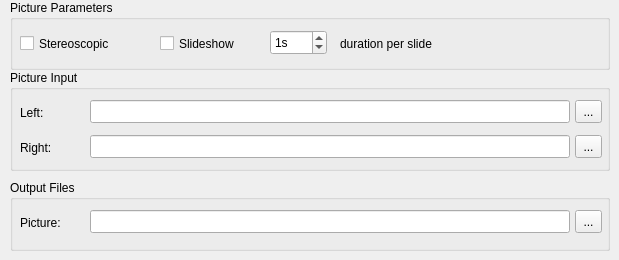
          <widget class="QWidget" name="page_1">
           <widget class="QGroupBox" name="inputPGroupBox">
            <property name="geometry">
             <rect>
              <x>10</x>
              <y>70</y>
              <width>600</width>
              <height>101</height>
             </rect>
            </property>
            <property name="title">
             <string>Picture Input</string>
            </property>
            <widget class="QLabel" name="pictureLeftLabel">
             <property name="geometry">
              <rect>
               <x>10</x>
               <y>30</y>
               <width>70</width>
               <height>25</height>
              </rect>
             </property>
             <property name="sizePolicy">
              <sizepolicy hsizetype="Preferred" vsizetype="Fixed">
               <horstretch>0</horstretch>
               <verstretch>25</verstretch>
              </sizepolicy>
             </property>
             <property name="minimumSize">
              <size>
               <width>0</width>
               <height>25</height>
              </size>
             </property>
             <property name="text">
              <string>Left:</string>
             </property>
            </widget>
            <widget class="QLineEdit" name="pictureLeftEdit">
             <property name="geometry">
              <rect>
               <x>80</x>
               <y>30</y>
               <width>480</width>
               <height>23</height>
              </rect>
             </property>
             <property name="sizePolicy">
              <sizepolicy hsizetype="Expanding" vsizetype="Fixed">
               <horstretch>0</horstretch>
               <verstretch>25</verstretch>
              </sizepolicy>
             </property>
             <property name="readOnly">
              <bool>true</bool>
             </property>
            </widget>
            <widget class="QToolButton" name="pictureLeftButton">
             <property name="geometry">
              <rect>
               <x>565</x>
               <y>30</y>
               <width>27</width>
               <height>23</height>
              </rect>
             </property>
             <property name="sizePolicy">
              <sizepolicy hsizetype="Fixed" vsizetype="Fixed">
               <horstretch>27</horstretch>
               <verstretch>25</verstretch>
              </sizepolicy>
             </property>
             <property name="text">
              <string notr="true">...</string>
             </property>
            </widget>
            <widget class="QLabel" name="pictureRightLabel">
             <property name="geometry">
              <rect>
               <x>10</x>
               <y>65</y>
               <width>70</width>
               <height>25</height>
              </rect>
             </property>
             <property name="sizePolicy">
              <sizepolicy hsizetype="Preferred" vsizetype="Fixed">
               <horstretch>0</horstretch>
               <verstretch>25</verstretch>
              </sizepolicy>
             </property>
             <property name="minimumSize">
              <size>
               <width>0</width>
               <height>25</height>
              </size>
             </property>
             <property name="text">
              <string>Right:</string>
             </property>
            </widget>
            <widget class="QLineEdit" name="pictureRightEdit">
             <property name="geometry">
              <rect>
               <x>80</x>
               <y>65</y>
               <width>480</width>
               <height>23</height>
              </rect>
             </property>
             <property name="sizePolicy">
              <sizepolicy hsizetype="Expanding" vsizetype="Fixed">
               <horstretch>0</horstretch>
               <verstretch>25</verstretch>
              </sizepolicy>
             </property>
             <property name="readOnly">
              <bool>true</bool>
             </property>
            </widget>
            <widget class="QToolButton" name="pictureRightButton">
             <property name="geometry">
              <rect>
               <x>565</x>
               <y>65</y>
               <width>27</width>
               <height>23</height>
              </rect>
             </property>
             <property name="sizePolicy">
              <sizepolicy hsizetype="Fixed" vsizetype="Fixed">
               <horstretch>27</horstretch>
               <verstretch>25</verstretch>
              </sizepolicy>
             </property>
             <property name="text">
              <string notr="true">...</string>
             </property>
            </widget>
           </widget>
           <widget class="QGroupBox" name="mxfOutPGroupBox">
            <property name="geometry">
             <rect>
              <x>10</x>
              <y>180</y>
              <width>600</width>
              <height>71</height>
             </rect>
            </property>
            <property name="title">
             <string>Output Files</string>
            </property>
            <widget class="QLabel" name="pMxfOutLabel">
             <property name="geometry">
              <rect>
               <x>10</x>
               <y>30</y>
               <width>70</width>
               <height>25</height>
              </rect>
             </property>
             <property name="sizePolicy">
              <sizepolicy hsizetype="Preferred" vsizetype="Fixed">
               <horstretch>0</horstretch>
               <verstretch>25</verstretch>
              </sizepolicy>
             </property>
             <property name="minimumSize">
              <size>
               <width>0</width>
               <height>25</height>
              </size>
             </property>
             <property name="text">
              <string>Picture:</string>
             </property>
            </widget>
            <widget class="QToolButton" name="pMxfOutButton">
             <property name="geometry">
              <rect>
               <x>565</x>
               <y>30</y>
               <width>27</width>
               <height>23</height>
              </rect>
             </property>
             <property name="sizePolicy">
              <sizepolicy hsizetype="Fixed" vsizetype="Fixed">
               <horstretch>27</horstretch>
               <verstretch>25</verstretch>
              </sizepolicy>
             </property>
             <property name="text">
              <string notr="true">...</string>
             </property>
            </widget>
            <widget class="QLineEdit" name="pMxfOutEdit">
             <property name="geometry">
              <rect>
               <x>80</x>
               <y>30</y>
               <width>480</width>
               <height>23</height>
              </rect>
             </property>
             <property name="sizePolicy">
              <sizepolicy hsizetype="Expanding" vsizetype="Fixed">
               <horstretch>0</horstretch>
               <verstretch>25</verstretch>
              </sizepolicy>
             </property>
             <property name="readOnly">
              <bool>true</bool>
             </property>
            </widget>
           </widget>
           <widget class="QGroupBox" name="pictureParametersGroupBox">
            <property name="geometry">
             <rect>
              <x>10</x>
              <y>0</y>
              <width>600</width>
              <height>70</height>
             </rect>
            </property>
            <property name="title">
             <string>Picture Parameters</string>
            </property>
            <widget class="QCheckBox" name="mxfStereoscopicCheckBox">
             <property name="geometry">
              <rect>
               <x>10</x>
               <y>30</y>
               <width>130</width>
               <height>27</height>
              </rect>
             </property>
             <property name="text">
              <string>Stereoscopic</string>
             </property>
            </widget>
            <widget class="QCheckBox" name="mxfSlideCheckBox">
             <property name="geometry">
              <rect>
               <x>150</x>
               <y>30</y>
               <width>100</width>
               <height>27</height>
              </rect>
             </property>
             <property name="text">
              <string>Slideshow</string>
             </property>
            </widget>
            <widget class="QSpinBox" name="mxfSlideSpinBox">
             <property name="geometry">
              <rect>
               <x>260</x>
               <y>30</y>
               <width>57</width>
               <height>25</height>
              </rect>
             </property>
             <property name="suffix">
              <string notr="true">s</string>
             </property>
             <property name="prefix">
              <string notr="true"/>
             </property>
             <property name="maximum">
              <number>300</number>
             </property>
             <property name="value">
              <number>1</number>
             </property>
            </widget>
            <widget class="QLabel" name="mxfSlideDurationLabel">
             <property name="geometry">
              <rect>
               <x>330</x>
               <y>30</y>
               <width>141</width>
               <height>27</height>
              </rect>
             </property>
             <property name="text">
              <string>duration per slide</string>
             </property>
            </widget>
           </widget>
          </widget>
